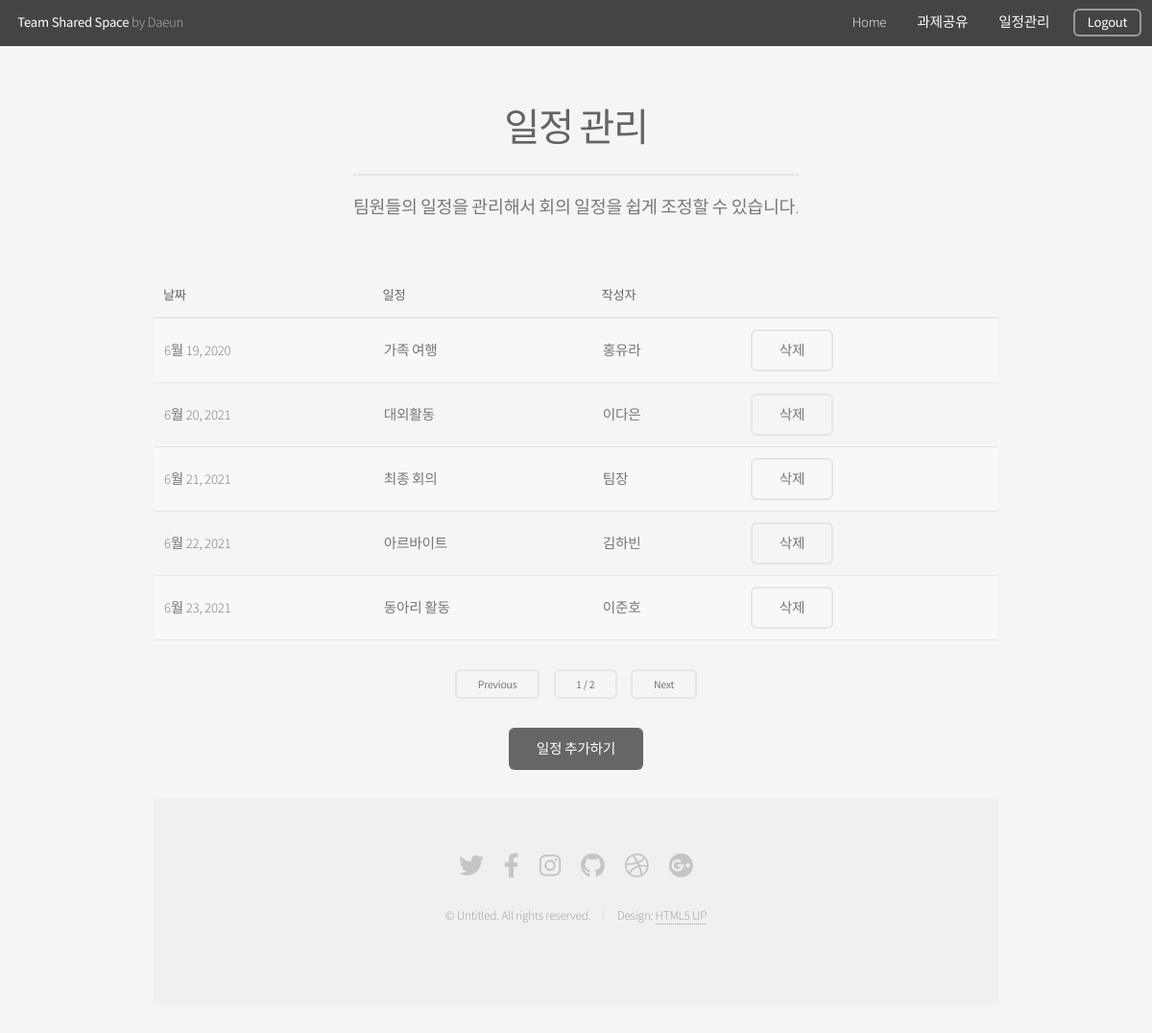
Screenshot of /schedule/view_schedule/ with the database file from the repository.
### schedule/models.py (models this page shows, shortened)
class Post(models.Model):
    username = models.CharField(max_length=100)
    title = models.CharField(max_length=100)
    pub_date = models.DateField(auto_now=False, blank=False, null=False)

### schedule/views.py (the view)
# urls.py: path('view_schedule/', views.view_schedule, name='view_schedule'),
def view_schedule(request):
    all_posts = Post.objects.all().order_by('pub_date')
    page = int(request.GET.get('p', 1))
    pagenator = Paginator(all_posts, 5)
    posts = pagenator.get_page(page)
    return render(request, 'schedule/view_schedule.html', {'posts': posts})

### schedule/templates/schedule/view_schedule.html (shortened to what this page needs)
<!DOCTYPE HTML>
{% load static %}
<html>
	<head>
		<link rel="stylesheet" href='{% static "board/assets/css/main.css" %}' />
	</head>
	<body class="is-preload">
		<div id="page-wrapper">
				<header id="header">
					<h1><a href="{% url 'user:main' %}">Team Shared Space</a> by Daeun</h1>
					<nav id="nav">
						<ul>
							<li><a href="{% url 'user:main' %}">Home</a></li>
							<li><a href="{% url 'board:list' %}">과제공유</a></li>
							<li><a href="{% url 'schedule:view_schedule' %}">일정관리</a></li>
							<li><a href="{% url 'user:logout' %}" class="button">Logout</a></li>
						</ul>
					</nav>
				</header>
				<section id="main" class="container">
					<header>
						<h2>일정 관리</h2>
						<p>팀원들의 일정을 관리해서 회의 일정을 쉽게 조정할 수 있습니다.</p>
					</header>
					<div class="table-wrapper">
							<table>
								<thead>
								<tr>
									<th scope="col">날짜</th>
									<th scope="col">일정</th>
									<th scope="col">작성자</th>
								</tr>
								</thead>
								      <tbody>
										{% for post in posts %}
										<tr>
										  	<td>{{ post.pub_date }}</td>
										  	<td>{{ post.title }}</td>
										  	<td>{{ post.username }}</td>
											<td><a href="{% url 'schedule:delete' post.id %}" class="button alt">삭제</a></td>
										</tr>
										{% endfor %}
									  </tbody>
							</table>
							<ul class="actions special">
								{% if posts.has_previous %}
								<li><a href="?p={{ posts.previous_page_number }}" class="button alt small">Previous</a></li>
								{% else %}
								<li><a href="#" class="button alt small">Previous</a></li>
								{% endif %}
								<li><a href="#" class="button alt small">{{ posts.number }} / {{ posts.paginator.num_pages }}</a></li>
								{% if posts.has_next %}
								<li><a href="?p={{ posts.next_page_number }}" class="button alt small">Next</a></li>
								{% else %}
								<li><a href="#" class="button alt small">Next</a></li>
								{% endif %}
							</ul>
							<ul class="actions special">
								<li><a href="{% url 'schedule:write_schedule' %}" class="button">일정 추가하기</a></li>
							</ul>
						</div>
				<footer id="footer">
					<ul class="icons">
						<li><a href="#" class="icon brands fa-twitter"><span class="label">Twitter</span></a></li>
						<li><a href="#" class="icon brands fa-facebook-f"><span class="label">Facebook</span></a></li>
						<li><a href="#" class="icon brands fa-instagram"><span class="label">Instagram</span></a></li>
						<li><a href="#" class="icon brands fa-github"><span class="label">Github</span></a></li>
						<li><a href="#" class="icon brands fa-dribbble"><span class="label">Dribbble</span></a></li>
						<li><a href="#" class="icon brands fa-google-plus"><span class="label">Google+</span></a></li>
					</ul>
					<ul class="copyright">
						<li>&copy; Untitled. All rights reserved.</li><li>Design: <a href="http://html5up.net">HTML5 UP</a></li>
					</ul>
				</footer>
				</section>
		</div>
	</body>
</html>

### rows the page displays
Post: pub_date "6월 19, 2020", title "가족 여행", username "홍유라"
Post: pub_date "6월 20, 2021", title "대외활동", username "이다은"
Post: pub_date "6월 21, 2021", title "최종 회의", username "팀장"
Post: pub_date "6월 22, 2021", title "아르바이트", username "김하빈"
Post: pub_date "6월 23, 2021", title "동아리 활동", username "이준호"

### other values shown
{{ posts.number }} "1"
{{ posts.paginator.num_pages }} "2"
